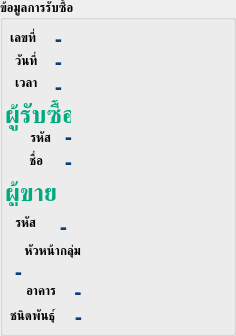
     <widget class="QGroupBox" name="groupBox_14">
      <property name="geometry">
       <rect>
        <x>5</x>
        <y>145</y>
        <width>236</width>
        <height>336</height>
       </rect>
      </property>
      <property name="font">
       <font>
        <weight>75</weight>
        <bold>true</bold>
       </font>
      </property>
      <property name="title">
       <string>ข้อมูลการรับซื้อ</string>
      </property>
      <widget class="QLabel" name="label_52">
       <property name="geometry">
        <rect>
         <x>15</x>
         <y>50</y>
         <width>28</width>
         <height>21</height>
        </rect>
       </property>
       <property name="text">
        <string>วันที่</string>
       </property>
      </widget>
      <widget class="QLabel" name="lbl_OrderID_3">
       <property name="geometry">
        <rect>
         <x>55</x>
         <y>30</y>
         <width>141</width>
         <height>16</height>
        </rect>
       </property>
       <property name="font">
        <font>
         <family>DB Adman X</family>
         <pointsize>16</pointsize>
         <weight>75</weight>
         <bold>true</bold>
        </font>
       </property>
       <property name="styleSheet">
        <string notr="true">color: rgb(7, 64, 128);</string>
       </property>
       <property name="text">
        <string>-</string>
       </property>
      </widget>
      <widget class="QLabel" name="lbl_Order_Date_3">
       <property name="geometry">
        <rect>
         <x>55</x>
         <y>50</y>
         <width>141</width>
         <height>21</height>
        </rect>
       </property>
       <property name="font">
        <font>
         <family>DB Adman X</family>
         <pointsize>16</pointsize>
         <weight>75</weight>
         <bold>true</bold>
        </font>
       </property>
       <property name="styleSheet">
        <string notr="true">color: rgb(7, 64, 128);</string>
       </property>
       <property name="text">
        <string>-</string>
       </property>
      </widget>
      <widget class="QLabel" name="label_53">
       <property name="geometry">
        <rect>
         <x>10</x>
         <y>25</y>
         <width>36</width>
         <height>26</height>
        </rect>
       </property>
       <property name="text">
        <string>เลขที่</string>
       </property>
      </widget>
      <widget class="QLabel" name="label_54">
       <property name="geometry">
        <rect>
         <x>15</x>
         <y>75</y>
         <width>28</width>
         <height>16</height>
        </rect>
       </property>
       <property name="text">
        <string>เวลา</string>
       </property>
      </widget>
      <widget class="QLabel" name="lbl_Order_Time_3">
       <property name="geometry">
        <rect>
         <x>55</x>
         <y>75</y>
         <width>141</width>
         <height>21</height>
        </rect>
       </property>
       <property name="font">
        <font>
         <family>DB Adman X</family>
         <pointsize>16</pointsize>
         <weight>75</weight>
         <bold>true</bold>
        </font>
       </property>
       <property name="styleSheet">
        <string notr="true">color: rgb(7, 64, 128);</string>
       </property>
       <property name="text">
        <string>-</string>
       </property>
      </widget>
      <widget class="QLabel" name="label_6">
       <property name="geometry">
        <rect>
         <x>5</x>
         <y>100</y>
         <width>66</width>
         <height>31</height>
        </rect>
       </property>
       <property name="font">
        <font>
         <family>DB Adman X</family>
         <pointsize>18</pointsize>
         <weight>75</weight>
         <bold>true</bold>
        </font>
       </property>
       <property name="styleSheet">
        <string notr="true">color:rgb(0, 170, 127)</string>
       </property>
       <property name="text">
        <string>ผู้รับซื้อ</string>
       </property>
      </widget>
      <widget class="QLabel" name="label_55">
       <property name="geometry">
        <rect>
         <x>5</x>
         <y>180</y>
         <width>51</width>
         <height>26</height>
        </rect>
       </property>
       <property name="font">
        <font>
         <family>DB Adman X</family>
         <pointsize>18</pointsize>
         <weight>75</weight>
         <bold>true</bold>
        </font>
       </property>
       <property name="styleSheet">
        <string notr="true">color:rgb(0, 170, 127)</string>
       </property>
       <property name="text">
        <string>ผู้ขาย</string>
       </property>
      </widget>
      <widget class="QLabel" name="lbl_Staff_name_3">
       <property name="geometry">
        <rect>
         <x>65</x>
         <y>150</y>
         <width>146</width>
         <height>21</height>
        </rect>
       </property>
       <property name="font">
        <font>
         <family>DB Adman X</family>
         <pointsize>16</pointsize>
         <weight>75</weight>
         <bold>true</bold>
        </font>
       </property>
       <property name="styleSheet">
        <string notr="true">color: rgb(7, 64, 128);</string>
       </property>
       <property name="text">
        <string>-</string>
       </property>
      </widget>
      <widget class="QLabel" name="lbl_Staff_ID_2">
       <property name="geometry">
        <rect>
         <x>65</x>
         <y>125</y>
         <width>146</width>
         <height>21</height>
        </rect>
       </property>
       <property name="font">
        <font>
         <family>DB Adman X</family>
         <pointsize>16</pointsize>
         <weight>75</weight>
         <bold>true</bold>
        </font>
       </property>
       <property name="styleSheet">
        <string notr="true">color: rgb(7, 64, 128);</string>
       </property>
       <property name="text">
        <string>-</string>
       </property>
      </widget>
      <widget class="QLabel" name="label_45">
       <property name="geometry">
        <rect>
         <x>10</x>
         <y>125</y>
         <width>41</width>
         <height>26</height>
        </rect>
       </property>
       <property name="text">
        <string>รหัส</string>
       </property>
       <property name="alignment">
        <set>Qt::AlignRight|Qt::AlignTrailing|Qt::AlignVCenter</set>
       </property>
      </widget>
      <widget class="QLabel" name="label_44">
       <property name="geometry">
        <rect>
         <x>20</x>
         <y>145</y>
         <width>23</width>
         <height>31</height>
        </rect>
       </property>
       <property name="text">
        <string>ชื่อ</string>
       </property>
       <property name="alignment">
        <set>Qt::AlignRight|Qt::AlignTrailing|Qt::AlignVCenter</set>
       </property>
      </widget>
      <widget class="QLabel" name="label_49">
       <property name="geometry">
        <rect>
         <x>10</x>
         <y>215</y>
         <width>26</width>
         <height>16</height>
        </rect>
       </property>
       <property name="text">
        <string>รหัส</string>
       </property>
       <property name="alignment">
        <set>Qt::AlignRight|Qt::AlignTrailing|Qt::AlignVCenter</set>
       </property>
      </widget>
      <widget class="QLabel" name="label_48">
       <property name="geometry">
        <rect>
         <x>5</x>
         <y>240</y>
         <width>76</width>
         <height>21</height>
        </rect>
       </property>
       <property name="text">
        <string>หัวหน้ากลุ่ม</string>
       </property>
       <property name="alignment">
        <set>Qt::AlignRight|Qt::AlignTrailing|Qt::AlignVCenter</set>
       </property>
      </widget>
      <widget class="QLabel" name="lbl_customer_HeadGroup_2">
       <property name="geometry">
        <rect>
         <x>15</x>
         <y>260</y>
         <width>211</width>
         <height>21</height>
        </rect>
       </property>
       <property name="font">
        <font>
         <family>DB Adman X</family>
         <pointsize>16</pointsize>
         <weight>75</weight>
         <bold>true</bold>
        </font>
       </property>
       <property name="styleSheet">
        <string notr="true">color: rgb(7, 64, 128);</string>
       </property>
       <property name="text">
        <string>-</string>
       </property>
      </widget>
      <widget class="QLabel" name="lbl_customer_ID_2">
       <property name="geometry">
        <rect>
         <x>60</x>
         <y>215</y>
         <width>141</width>
         <height>21</height>
        </rect>
       </property>
       <property name="font">
        <font>
         <family>DB Adman X</family>
         <pointsize>16</pointsize>
         <weight>75</weight>
         <bold>true</bold>
        </font>
       </property>
       <property name="styleSheet">
        <string notr="true">color: rgb(7, 64, 128);</string>
       </property>
       <property name="text">
        <string>-</string>
       </property>
      </widget>
      <widget class="QLabel" name="lbl_building_2">
       <property name="geometry">
        <rect>
         <x>70</x>
         <y>280</y>
         <width>16</width>
         <height>21</height>
        </rect>
       </property>
       <property name="font">
        <font>
         <family>DB Adman X</family>
         <pointsize>16</pointsize>
         <weight>75</weight>
         <bold>true</bold>
        </font>
       </property>
       <property name="styleSheet">
        <string notr="true">color: rgb(7, 64, 128);</string>
       </property>
       <property name="text">
        <string>-</string>
       </property>
       <property name="alignment">
        <set>Qt::AlignCenter</set>
       </property>
      </widget>
      <widget class="QLabel" name="label_59">
       <property name="geometry">
        <rect>
         <x>10</x>
         <y>280</y>
         <width>46</width>
         <height>21</height>
        </rect>
       </property>
       <property name="text">
        <string>อาคาร</string>
       </property>
       <property name="alignment">
        <set>Qt::AlignRight|Qt::AlignTrailing|Qt::AlignVCenter</set>
       </property>
      </widget>
      <widget class="QLabel" name="label_58">
       <property name="geometry">
        <rect>
         <x>10</x>
         <y>305</y>
         <width>66</width>
         <height>21</height>
        </rect>
       </property>
       <property name="text">
        <string>ชนิดพันธุ์</string>
       </property>
      </widget>
      <widget class="QLabel" name="lbl_MaterialType_2">
       <property name="geometry">
        <rect>
         <x>75</x>
         <y>305</y>
         <width>156</width>
         <height>21</height>
        </rect>
       </property>
       <property name="font">
        <font>
         <family>DB Adman X</family>
         <pointsize>16</pointsize>
         <weight>75</weight>
         <bold>true</bold>
        </font>
       </property>
       <property name="styleSheet">
        <string notr="true">color: rgb(7, 64, 128);</string>
       </property>
       <property name="text">
        <string>-</string>
       </property>
      </widget>
     </widget>
